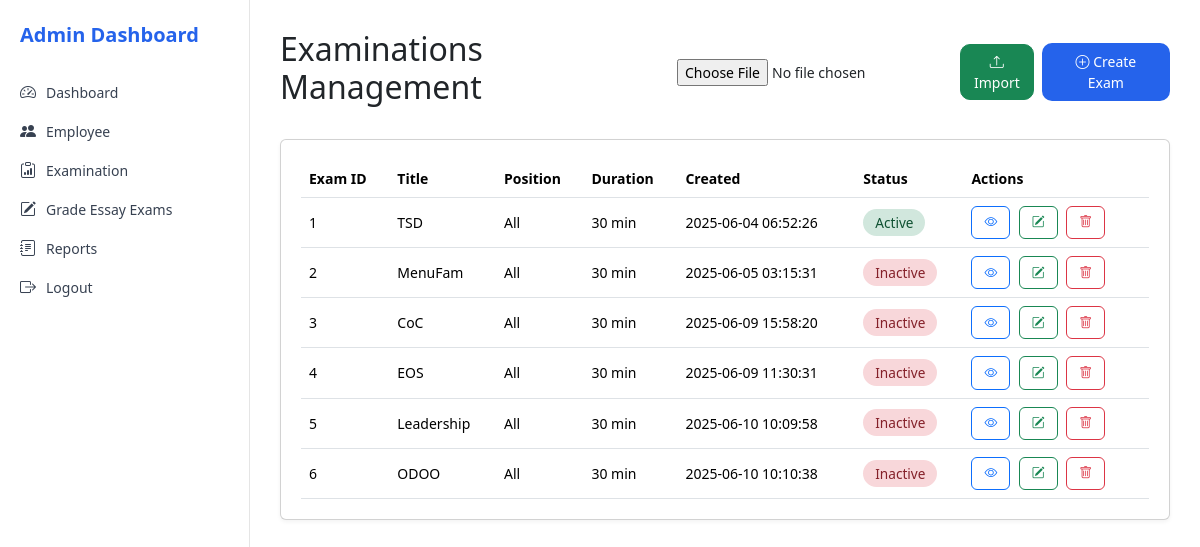
/admin/admin_examinations.php, run on the app's committed database.
### tables this page shows
CREATE TABLE `examinations` (
  `exam_id` int(10) UNSIGNED NOT NULL,
  `title` varchar(255) DEFAULT NULL,
  `position` varchar(100) DEFAULT NULL,
  `duration` int(11) DEFAULT NULL,
  `description` text DEFAULT NULL,
  `passing_score` int(11) DEFAULT NULL,
  `status` varchar(50) DEFAULT NULL,
  `created` datetime DEFAULT NULL
);

### admin/admin_examinations.php (the view, shortened to what this page needs)
<?php
$conn = new mysqli("localhost", "root", "", "ees");
$sql    = "SELECT * FROM examinations";
$result = $conn->query($sql);
?>
<!DOCTYPE html>
<html>
<head>
    <link href="https://cdn.jsdelivr.net/npm/bootstrap@5.3.3/dist/css/bootstrap.min.css" rel="stylesheet">
    <link href="https://cdn.jsdelivr.net/npm/bootstrap-icons@1.10.5/font/bootstrap-icons.css" rel="stylesheet">
</head>
<body>
<div class="d-flex">
    <?php include 'sidebar.php'; ?>
    <div class="main-content">
        <div class="d-flex justify-content-between align-items-center mb-4">
            <h2>Examinations Management</h2>
            <div class="d-flex align-items-center gap-2">
                <form action="import_exam.php" method="POST" enctype="multipart/form-data" class="d-flex align-items-center form-inline">
                    <input type="file" name="excel_file" required>
                    <button class="btn btn-success" id="btnImport" type="submit"><i class="bi bi-upload"></i> Import</button>
                </form>
                <a href="admin_createexam.php" class="btn" id="btnCreate"><i class="bi bi-plus-circle"></i> Create Exam</a>
            </div>
        </div>
        <div class="table-responsive card">
            <table class="table align-middle mb-0">
                <thead>
                    <tr>
                        <th>Exam ID</th>
                        <th>Title</th>
                        <th>Position</th>
                        <th>Duration</th>
                        <th>Created</th>
                        <th>Status</th>
                        <th>Actions</th>
                    </tr>
                </thead>
                <tbody>
                    <?php while ($row = $result->fetch_assoc()): ?>
                    <tr>
                        <td><?= $row['exam_id'] ?></td>
                        <td><?= htmlspecialchars($row['title']) ?></td>
                        <td><?= htmlspecialchars($row['position']) ?></td>
                        <td><?= $row['duration'] ?> min</td>
                        <td><?= $row['created'] ?></td>
                        <td>
                            <?php if (strtolower($row['status']) === 'active'): ?>
                                <span class="status-active"><?= htmlspecialchars($row['status']) ?></span>
                            <?php else: ?>
                                <span class="status-inactive"><?= htmlspecialchars($row['status']) ?></span>
                            <?php endif; ?>
                        </td>
                        <td class="action-btns">
                            <a href="admin_editexam.php?id=<?= $row['exam_id'] ?>" class="btn btn-outline-primary"><i class="bi bi-eye"></i></a>
                            <a href="admin_editquestion.php?id=<?= $row['exam_id'] ?>" class="btn btn-outline-success"><i class="bi bi-pencil-square"></i></a>
                            <a href="delete_exam.php?id=<?= $row['exam_id'] ?>" class="btn btn-outline-danger" onclick="return confirm('Are you sure?')"><i class="bi bi-trash"></i></a>
                        </td>
                    </tr>
                    <?php endwhile; ?>
                </tbody>
            </table>
        </div>
    </div>
</div>
</body>
</html>

### admin/admin_examinations.php (style rules this page uses)
body { font-family: 'Segoe UI', sans-serif; margin: 0; background-color: #f8f9fa; color: #374151; }
.d-flex { display: flex; }
.main-content { margin-left: 250px; padding: 30px; width: calc(100% - 250px); }
h2 { font-weight: 600; font-size: 1.75rem; color: #111827; }
#btnCreate { background-color: #2563eb; color: white; border-radius: 10px; padding: 8px 16px; border: none; font-size: 14px; }
#btnImport { font-size: 14px; border-radius: 10px; }
.table thead { background-color: #f1f3f5; }
.table th, .table td { vertical-align: middle; font-size: 14px; }
.action-btns .btn { margin-right: 5px; font-size: 0.8rem; }
.card { background-color: #ffffff; border-radius: 15px; box-shadow: 0 2px 4px rgba(0,0,0,0.05); padding: 20px; }
.status-active { background-color: #d1e7dd; color: #0f5132; border-radius: 20px; padding: 4px 12px; font-size: 0.85rem; }
.status-inactive { background-color: #f8d7da; color: #842029; border-radius: 20px; padding: 4px 12px; font-size: 0.85rem; }
.form-inline input[type="file"] { margin-right: 10px; font-size: 14px; }
.table-responsive { border-radius: 10px; overflow: hidden; }

### admin/sidebar.php (style rules this page uses)
body { font-family: 'Segoe UI', sans-serif; }

### data on the page
examinations: exam_id "1", title "TSD", position "All", duration "30", created "2025-06-04 06:52:26", status "Active"
examinations: exam_id "2", title "MenuFam", position "All", duration "30", created "2025-06-05 03:15:31", status "Inactive"
examinations: exam_id "3", title "CoC", position "All", duration "30", created "2025-06-09 15:58:20", status "Inactive"
examinations: exam_id "4", title "EOS", position "All", duration "30", created "2025-06-09 11:30:31", status "Inactive"
examinations: exam_id "5", title "Leadership", position "All", duration "30", created "2025-06-10 10:09:58", status "Inactive"
examinations: exam_id "6", title "ODOO", position "All", duration "30", created "2025-06-10 10:10:38", status "Inactive"
